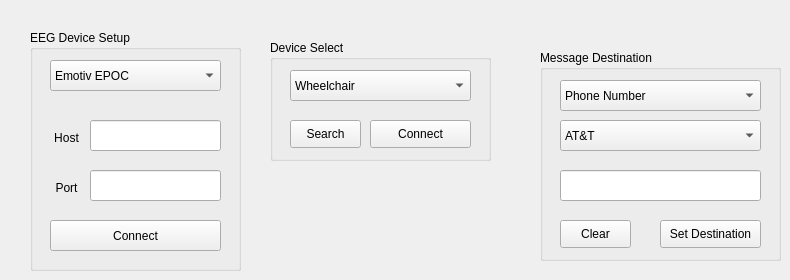
   <widget class="QWidget" name="tabControPanel">
    <attribute name="title">
     <string>Control Panel</string>
    </attribute>
    <widget class="QGroupBox" name="groupBox_EEGsetup">
     <property name="geometry">
      <rect>
       <x>30</x>
       <y>30</y>
       <width>211</width>
       <height>241</height>
      </rect>
     </property>
     <property name="title">
      <string>EEG Device Setup</string>
     </property>
     <widget class="QComboBox" name="comboBox_EEG">
      <property name="geometry">
       <rect>
        <x>20</x>
        <y>30</y>
        <width>171</width>
        <height>31</height>
       </rect>
      </property>
      <item>
       <property name="text">
        <string>Emotiv EPOC</string>
       </property>
      </item>
     </widget>
     <widget class="QPushButton" name="pushButton_EEGconnect">
      <property name="geometry">
       <rect>
        <x>20</x>
        <y>190</y>
        <width>171</width>
        <height>31</height>
       </rect>
      </property>
      <property name="text">
       <string>Connect</string>
      </property>
     </widget>
     <widget class="QLabel" name="label">
      <property name="geometry">
       <rect>
        <x>10</x>
        <y>100</y>
        <width>53</width>
        <height>16</height>
       </rect>
      </property>
      <property name="text">
       <string>Host</string>
      </property>
      <property name="alignment">
       <set>Qt::AlignCenter</set>
      </property>
     </widget>
     <widget class="QLabel" name="label_2">
      <property name="geometry">
       <rect>
        <x>10</x>
        <y>150</y>
        <width>53</width>
        <height>16</height>
       </rect>
      </property>
      <property name="text">
       <string>Port</string>
      </property>
      <property name="alignment">
       <set>Qt::AlignCenter</set>
      </property>
     </widget>
     <widget class="QLineEdit" name="lineEdit_Host">
      <property name="geometry">
       <rect>
        <x>60</x>
        <y>90</y>
        <width>131</width>
        <height>31</height>
       </rect>
      </property>
      <property name="inputMask">
       <string/>
      </property>
      <property name="alignment">
       <set>Qt::AlignCenter</set>
      </property>
      <property name="dragEnabled">
       <bool>true</bool>
      </property>
      <property name="placeholderText">
       <string/>
      </property>
     </widget>
     <widget class="QLineEdit" name="lineEdit_Port">
      <property name="geometry">
       <rect>
        <x>60</x>
        <y>140</y>
        <width>131</width>
        <height>31</height>
       </rect>
      </property>
      <property name="text">
       <string/>
      </property>
      <property name="alignment">
       <set>Qt::AlignCenter</set>
      </property>
      <property name="dragEnabled">
       <bool>true</bool>
      </property>
     </widget>
    </widget>
    <widget class="QGroupBox" name="groupBox_Device">
     <property name="geometry">
      <rect>
       <x>270</x>
       <y>40</y>
       <width>221</width>
       <height>121</height>
      </rect>
     </property>
     <property name="title">
      <string>Device Select</string>
     </property>
     <widget class="QComboBox" name="comboBoxDeviceSelect">
      <property name="geometry">
       <rect>
        <x>20</x>
        <y>30</y>
        <width>181</width>
        <height>31</height>
       </rect>
      </property>
      <item>
       <property name="text">
        <string>Wheelchair</string>
       </property>
      </item>
      <item>
       <property name="text">
        <string>RC Car</string>
       </property>
      </item>
     </widget>
     <widget class="QPushButton" name="pushButtonDeviceSearch">
      <property name="geometry">
       <rect>
        <x>20</x>
        <y>80</y>
        <width>71</width>
        <height>28</height>
       </rect>
      </property>
      <property name="text">
       <string>Search</string>
      </property>
     </widget>
     <widget class="QPushButton" name="pushButtonDeviceConnect">
      <property name="geometry">
       <rect>
        <x>100</x>
        <y>80</y>
        <width>101</width>
        <height>28</height>
       </rect>
      </property>
      <property name="text">
       <string>Connect</string>
      </property>
     </widget>
    </widget>
    <widget class="QGroupBox" name="groupBox_MsgDest">
     <property name="geometry">
      <rect>
       <x>540</x>
       <y>50</y>
       <width>241</width>
       <height>211</height>
      </rect>
     </property>
     <property name="title">
      <string>Message Destination</string>
     </property>
     <widget class="QComboBox" name="selectDestType">
      <property name="geometry">
       <rect>
        <x>20</x>
        <y>30</y>
        <width>201</width>
        <height>31</height>
       </rect>
      </property>
      <item>
       <property name="text">
        <string>Phone Number</string>
       </property>
      </item>
      <item>
       <property name="text">
        <string>Email Address</string>
       </property>
      </item>
     </widget>
     <widget class="QLineEdit" name="lineEditMsgDest">
      <property name="geometry">
       <rect>
        <x>20</x>
        <y>120</y>
        <width>201</width>
        <height>31</height>
       </rect>
      </property>
      <property name="inputMask">
       <string/>
      </property>
      <property name="alignment">
       <set>Qt::AlignCenter</set>
      </property>
      <property name="dragEnabled">
       <bool>true</bool>
      </property>
      <property name="placeholderText">
       <string/>
      </property>
     </widget>
     <widget class="QPushButton" name="clearMsgDest">
      <property name="geometry">
       <rect>
        <x>20</x>
        <y>170</y>
        <width>71</width>
        <height>28</height>
       </rect>
      </property>
      <property name="text">
       <string>Clear</string>
      </property>
     </widget>
     <widget class="QPushButton" name="setMsgDest">
      <property name="geometry">
       <rect>
        <x>120</x>
        <y>170</y>
        <width>101</width>
        <height>28</height>
       </rect>
      </property>
      <property name="text">
       <string>Set Destination</string>
      </property>
     </widget>
     <widget class="QComboBox" name="selectPhoneCarrier">
      <property name="geometry">
       <rect>
        <x>20</x>
        <y>70</y>
        <width>201</width>
        <height>31</height>
       </rect>
      </property>
      <item>
       <property name="text">
        <string>AT&amp;T</string>
       </property>
      </item>
      <item>
       <property name="text">
        <string>Sprint</string>
       </property>
      </item>
      <item>
       <property name="text">
        <string>T-Mobile</string>
       </property>
      </item>
      <item>
       <property name="text">
        <string>Verizon</string>
       </property>
      </item>
     </widget>
    </widget>
   </widget>
